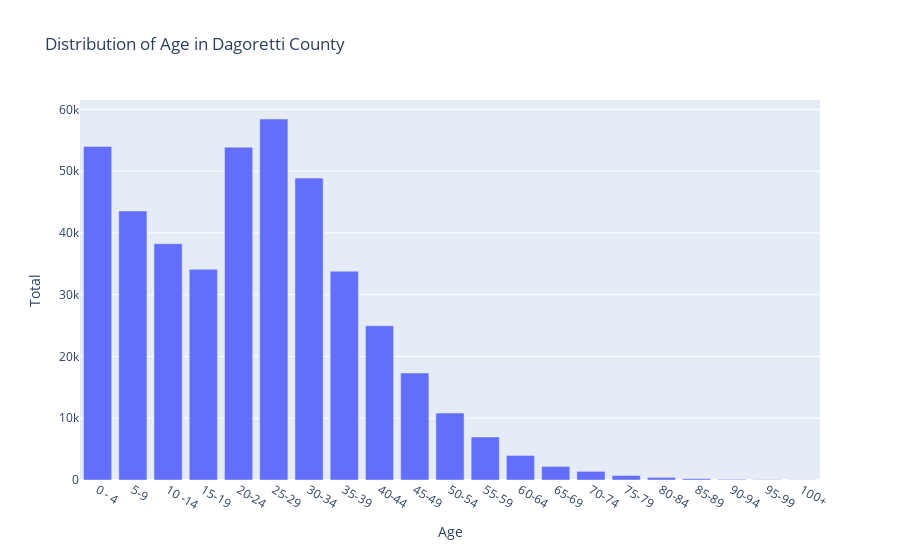

Notebook source saved alongside this figure:
### Code cell
# age distribution by subcounty
# age_distribution['Total'] = pd.to_numeric(nairobi_age_distribution['Total'], errors='coerce')
# age_distribution

def group_by_age_and_total(subcounty_value, df):
    subcounty_data = df[df['sub-county'] == subcounty_value]
    subcounty_data = subcounty_data[['sub-county','Age','Total']].copy()
    subcounty_data.columns = ['Sub-county', 'Age','Total'] 
    return subcounty_data


# age distribution in densley populated subcounties
subcounty_value = 'DAGORETTI' 
# 'EMBAKASI', 'KAMUKUNJI', 'KASARANI', 'KIBRA', "LANG'ATA", 'MAKADARA', 'MATHARE', 'NJIRU', 'STAREHE', 'WESTLANDS']
result = group_by_age_and_total(subcounty_value, nairobi_population_dataset)

age_distribution_per_subcounty=age_distributions(result)
age_distribution_per_subcounty['Total']=age_distribution_per_subcounty['Total'].astype(str).astype(int)

fig = px.bar(age_distribution_per_subcounty, x='Age', y='Total',title="Distribution of Age in Dagoretti County" )
fig.show()

### Figure 1 — Plotly figure (JSON) as saved in the notebook; plotly's stock layout.template omitted (floating-point values rounded to 4 significant figures)
{"data": [{"alignmentgroup": "True", "hovertemplate": "Age=%{x}<br>Total=%{y}<extra></extra>", "legendgroup": "", "marker": {"color": "#636efa", "pattern": {"shape": ""}}, "name": "", "offsetgroup": "", "orientation": "v", "showlegend": false, "textposition": "auto", "type": "bar", "x": ["0 - 4", "5-9", "10 -14", "15-19", "20-24", "25-29", "30-34", "35-39", "40-44", "45-49", "50-54", "55-59", "60-64", "65-69", "70-74", "75-79", "80-84", "85-89", "90-94", "95-99", "100+"], "xaxis": "x", "y": [53989, 43556, 38258, 34102, 53882, 58443, 48878, 33811, 24965, 17316, 10840, 6974, 3980, 2205, 1401, 729, 421, 220, 108, 55, 26], "yaxis": "y"}], "layout": {"barmode": "relative", "legend": {"tracegroupgap": 0}, "title": {"text": "Distribution of Age in Dagoretti County"}, "xaxis": {"anchor": "y", "domain": [0, 1], "title": {"text": "Age"}}, "yaxis": {"anchor": "x", "domain": [0, 1], "title": {"text": "Total"}}}}
